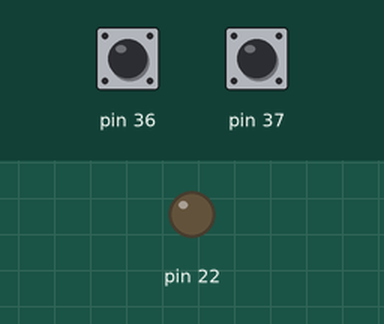
Recording of a sketch running on a simulated Arduino Mega 2560, built with avr-gcc and run on an emulated ATmega2560. On the bench: output pins drawn as LEDs (lit = HIGH). The inputs (shaded band) are chosen by the test bench; at power-on: pin 37 HIGH, pin 36 HIGH.

Above: at 1.2 s.
1.3 s: pin 37 pulled LOW for 0.15 s
At 2.3 s:
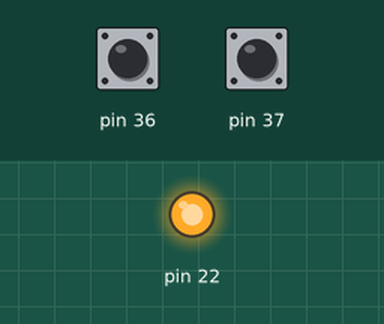
2.9 s: pin 36 pulled LOW for 0.15 s
At 3.5 s:
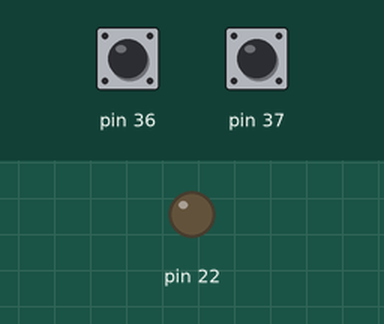
4.5 s: pin 37 pulled LOW for 1 s
At 5.9 s:
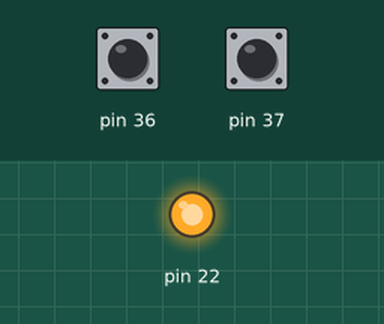
Timing chart, 0 to 7.5 s (numbered marks = the images above; inputs shaded):
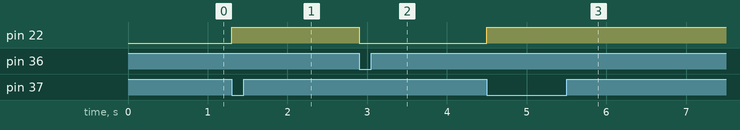

The sketch:

entradas_nivel_bit.ino
```cpp
void setup() {
  pinMode(37,INPUT_PULLUP);
  pinMode(36,INPUT_PULLUP);

  pinMode(22,OUTPUT);

}

void loop() {
  int p1=digitalRead(37);
  int p2=digitalRead(36);

  if(p1==0){
    digitalWrite(22,HIGH);
  }
  if (p2==0){
    digitalWrite(22,LOW);
  }
}
```

Measured:
- after the input at 1.3 s, pin 22: LOW → HIGH at once
- after the input at 2.9 s, pin 22: HIGH → LOW at once
- after the input at 4.5 s, pin 22: LOW → HIGH at once
